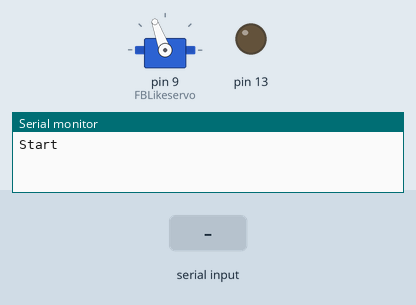
The sketch below on a simulated Arduino Uno, built with avr-gcc and run on an emulated ATmega328P. Shown: servo, output pins drawn as LEDs (lit = HIGH), the last lines printed to the serial monitor. The test bench sets the inputs (shaded band).

Above: at 1.2 s.
1.3 s: "B" received over Serial
At 1.6 s:
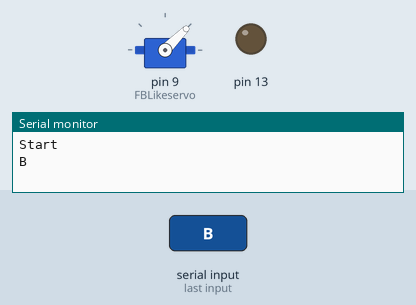
4.3 s: "1" received over Serial
Timing chart, 0 to 7.3 s (numbered marks = the images above; inputs shaded):
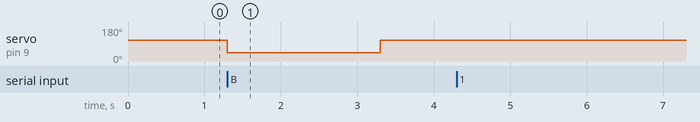

The sketch:

FBLike4Arduino.ino
```cpp
#include <Servo.h>
Servo FBLikeservo;
int FBLikeAngle = 45;
int FBLikeStartAngle = 110;


void setup() {
  Serial.begin(9600);
  pinMode(13,OUTPUT);
  Serial.println("Start");
  FBLikeservo.attach(9);
  FBLikeservo.write(FBLikeStartAngle);
}

void loop() {
  // get any incoming bytes:
  if (Serial.available() > 0) {
    int thisChar = Serial.read();

    Serial.write(thisChar);
    //Serial.println(thisChar);

    if (thisChar == 'B')
    {

       FBLikeservo.write(FBLikeAngle);
       delay(2000);
       FBLikeservo.write(FBLikeStartAngle);      // waits for the servo to get there
       delay(200);

       /*
       //Once get the notice when likecount is changed and to trigger Servo to action.
       //Use LED 13 to debug first
       digitalWrite(13, HIGH);   // sets the LED on
       delay (200);
       digitalWrite(13, LOW);   // sets the LED on
       delay (200);
       */
     }
    }
  }
```

Measured:
- after the input at 1.3 s, servo on pin 9 (FBLikeservo): 110° → 45° at once, → 110° 2.0 s later
